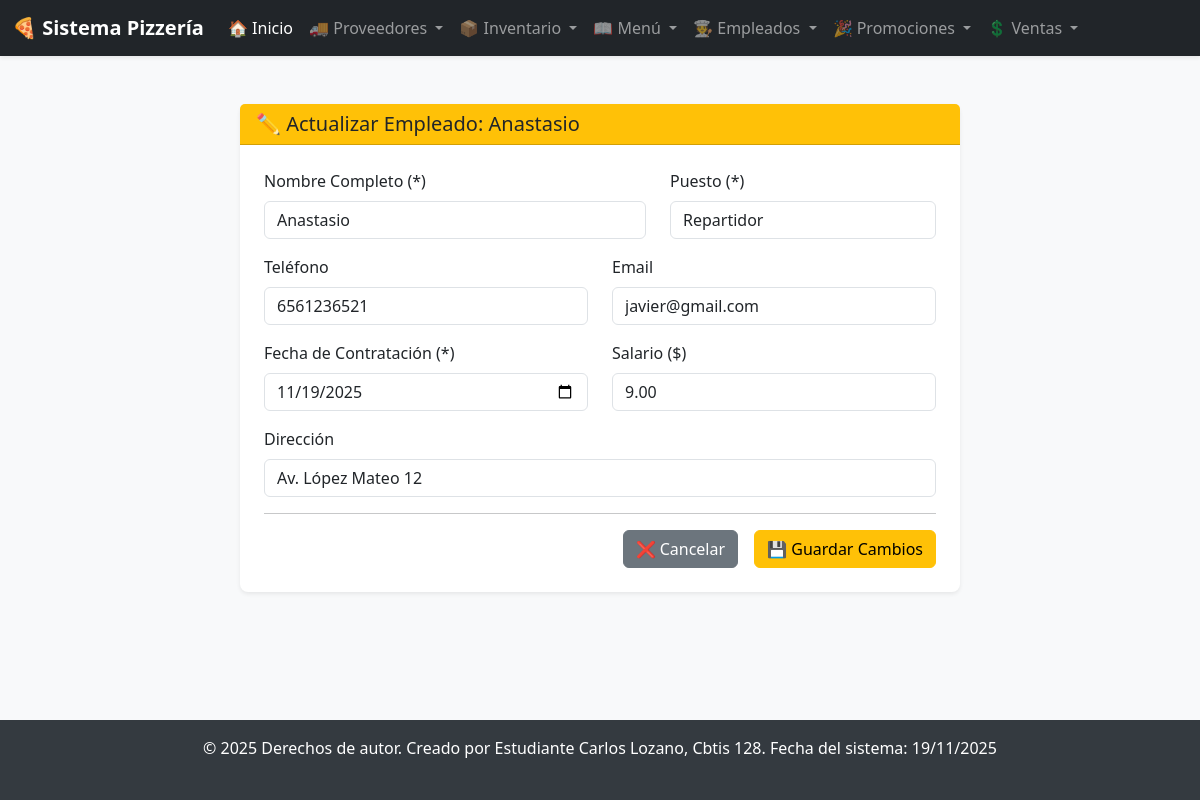
The app's page /empleados/actualizar/1/ with its own data.
### app_Pizzeria/models.py (models this page shows, shortened)
class Empleados(models.Model):
    nombre_completo = models.CharField(max_length=150)
    puesto = models.CharField(max_length=50) # Ej: 'Cajero', 'Cocinero', 'Repartidor'
    telefono = models.CharField(max_length=15, blank=True, null=True)
    email = models.EmailField(max_length=100, blank=True, null=True, unique=True)
    fecha_contratacion = models.DateField()
    direccion = models.CharField(max_length=255, blank=True, null=True)
    salario = models.DecimalField(max_digits=10, decimal_places=2, default=0.00)

### app_Pizzeria/views.py (the view)
# urls.py: path('empleados/actualizar/<int:id>/', views.actualizar_empleado, name='actualizar_empleado'),
def actualizar_empleado(request, id):
    empleado = get_object_or_404(Empleados, id=id)
    return render(request, 'empleados/actualizar_empleado.html', {'empleado': empleado})

### app_Pizzeria/templates/empleados/actualizar_empleado.html (shortened to what this page needs)
{% extends 'base.html' %}
{% block content %}
<div class="container mt-4">
    <div class="row justify-content-center">
        <div class="col-lg-8">
            <div class="card shadow-sm border-0 rounded-3">
                <div class="card-header bg-warning text-dark">
                    <h2 class="h5 mb-0">✏️ Actualizar Empleado: {{ empleado.nombre_completo }}</h2>
                </div>
                <div class="card-body p-4">
                    <form action="{% url 'realizar_actualizacion_empleado' %}" method="POST">
                        <div class="row mb-3">
                            <div class="col-md-7">
                                <label for="nombre_completo" class="form-label">Nombre Completo (*)</label>
                                <input type="text" class="form-control" id="nombre_completo" name="nombre_completo" value="{{ empleado.nombre_completo }}" required>
                            </div>
                            <div class="col-md-5">
                                <label for="puesto" class="form-label">Puesto (*)</label>
                                <input type="text" class="form-control" id="puesto" name="puesto" value="{{ empleado.puesto }}" required>
                            </div>
                        </div>
                        <div class="row mb-3">
                            <div class="col-md-6">
                                <label for="telefono" class="form-label">Teléfono</label>
                                <input type="tel" class="form-control" id="telefono" name="telefono" value="{{ empleado.telefono|default:'' }}">
                            </div>
                            <div class="col-md-6">
                                <label for="email" class="form-label">Email</label>
                                <input type="email" class="form-control" id="email" name="email" value="{{ empleado.email|default:'' }}">
                            </div>
                        </div>
                        <div class="row mb-3">
                            <div class="col-md-6">
                                <label for="fecha_contratacion" class="form-label">Fecha de Contratación (*)</label>
                                <input type="date" class="form-control" id="fecha_contratacion" name="fecha_contratacion" value="{{ empleado.fecha_contratacion|date:'Y-m-d' }}" required>
                            </div>
                            <div class="col-md-6">
                                <label for="salario" class="form-label">Salario ($)</label>
                                <input type="number" step="0.01" class="form-control" id="salario" name="salario" value="{{ empleado.salario }}">
                            </div>
                        </div>
                        <div class="mb-3">
                            <label for="direccion" class="form-label">Dirección</label>
                            <input type="text" class="form-control" id="direccion" name="direccion" value="{{ empleado.direccion|default:'' }}">
                        </div>
                        <hr>
                        <div class="d-grid gap-2 d-md-flex justify-content-md-end">
                            <a href="{% url 'ver_empleados' %}" class="btn btn-secondary me-md-2">
                                ❌ Cancelar
                            </a>
                            <button type="submit" class="btn btn-warning">
                                💾 Guardar Cambios
                            </button>
                        </div>
                    </form>
                </div>
            </div>
        </div>
    </div>
</div>
{% endblock %}

### app_Pizzeria/templates/base.html (style rules this page uses)
body { background-color: #f8f9fa; display: flex; flex-direction: column; min-height: 100vh; }

### records on screen
Empleados: nombre_completo "Anastasio", puesto "Repartidor", telefono "6561236521", email "javier@gmail.com", fecha_contratacion "11/19/2025", salario "9.00", direccion "Av. López Mateo 12"
